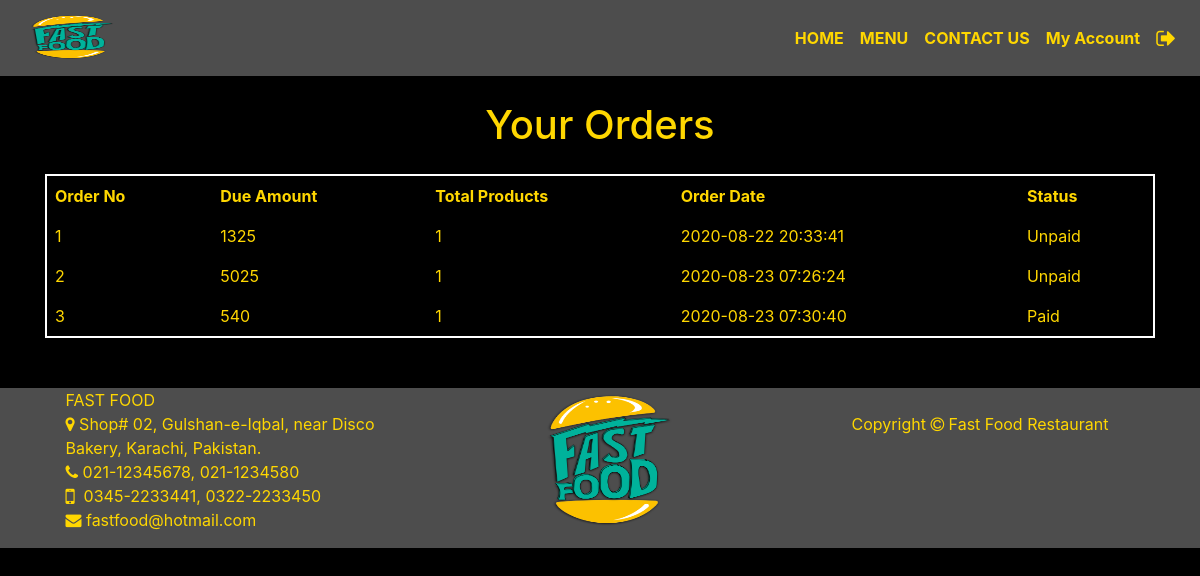
The app's page /restaurant/customer/my_account.php?my_orders (signed in) with its own data.
### tables this page shows
CREATE TABLE `cus_orders` (
  `order_id` int(10) NOT NULL,
  `customer_id` int(10) NOT NULL,
  `due_amount` int(100) NOT NULL,
  `total_products` int(100) NOT NULL,
  `order_date` timestamp NOT NULL DEFAULT current_timestamp() ON UPDATE current_timestamp(),
  `order_status` text NOT NULL
);

### restaurant/customer/my_orders.php (the view)
<?php
include("../includes/db.php");
$c=$_SESSION['customer_email'];
$get_c="select * from customers where customer_email='$c'";
$run_c=mysqli_query($con,$get_c);
$row_c=mysqli_fetch_array($run_c);
$customer_id=$row_c['customer_id'];
?>
<div class='heading'>
    <h1>Your Orders</h1>
</div>
<div style='text-align:center; color:#FFD700; margin-top:25px; margin-bottom:50px; overflow-x:auto;'>
    <table>
            <tr>
            <th>Order No</th>
            <th>Due Amount</th>
            <th>Total Products</th>
            <th>Order Date</th>
            <th>Status</th>
        </tr>
        <?php
             $get_orders="select * from cus_orders where customer_id='$customer_id'";
             $run_orders=mysqli_query($con,$get_orders);
             $i=0;
             while($row_orders=mysqli_fetch_array($run_orders)){
                $due_amount=$row_orders['due_amount'];
                $total_products=$row_orders['total_products'];
                $order_date=$row_orders['order_date'];
                $order_status=$row_orders['order_status'];
                $i++;
                if($order_status=='Pending'){
                    $order_status='Unpaid';
                }
                else{
                    $order_status='Paid';
                }
                echo"
                    <tr>
                        <td>$i</td>
                        <td>$due_amount</td>
                        <td>$total_products</td>
                        <td>$order_date</td>
                        <td>$order_status</td>
                    </tr>
                ";
            }
        ?>
    </table>
</div>

### restaurant/styles/style.css (style rules this page uses)
body { background-color: black !important; }
.heading { text-align: center; color:#FFD700 ; margin-bottom:20px; font-weight: bold; }

### restaurant/customer/my_account.php (style rules this page uses)
table { border-collapse: collapse; border-spacing: 0; width: 100%; border: 2px solid white; }
th, td { text-align: left; padding: 8px; }

### records on screen
cus_orders: due_amount "1325", total_products "1", order_date "2020-08-22 20:33:41", order_status "Unpaid"
cus_orders: due_amount "5025", total_products "1", order_date "2020-08-23 07:26:24", order_status "Unpaid"
cus_orders: due_amount "540", total_products "1", order_date "2020-08-23 07:30:40", order_status "Paid"
